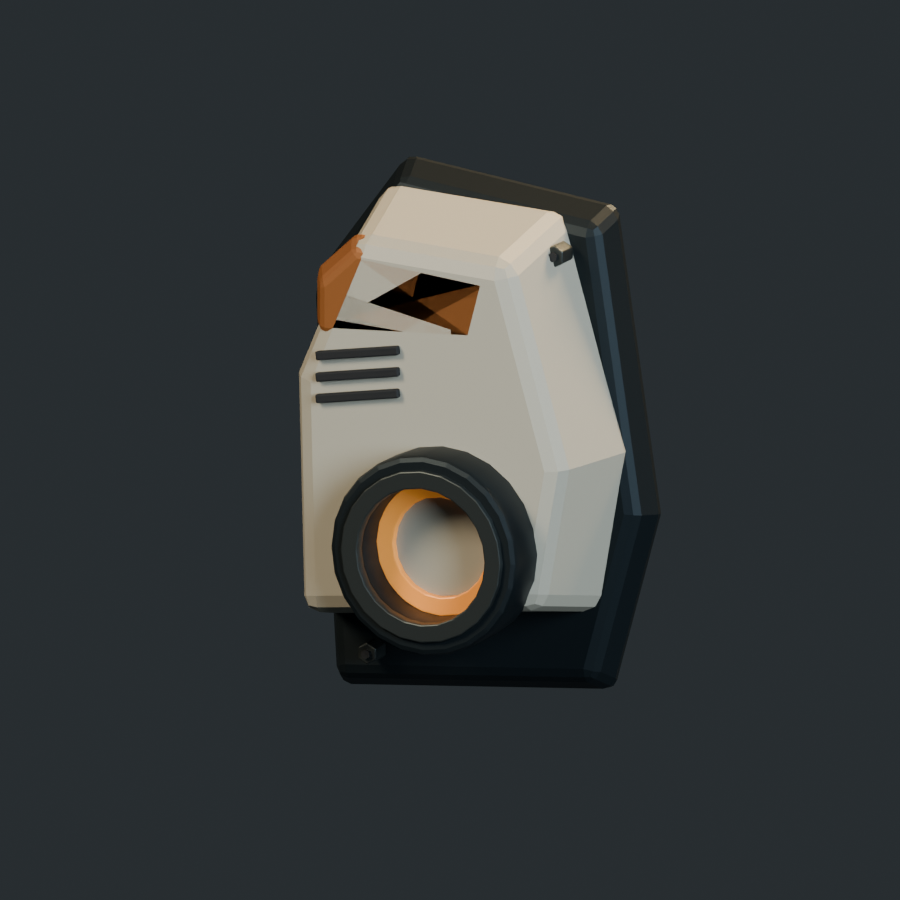
#> input picture art/modules/previews/pyro_boots.png, 900 x 900 px; its folder holds 3 pictures in this run
$ python present_module_models.py
#> lines starting #> are read from the running program, lines starting #| are printed output that depends on the picture
"""Compose an inspectable contact sheet from the authored Blender renders."""
from pathlib import Path
from PIL import Image, ImageDraw, ImageFont

ROOT = Path(__file__).resolve().parent.parent
SOURCE = ROOT / 'art' / 'modules' / 'previews'
OUTPUT = ROOT / 'captures' / 'module-quality'
OUTPUT.mkdir(parents=True, exist_ok=True)
(OUTPUT / '.gdignore').write_text('')
FONT = ROOT / 'art' / 'ui' / 'fonts' / 'RussoOne-Regular.ttf'
canvas = Image.new('RGB', (1740, 1320), '#171e22')
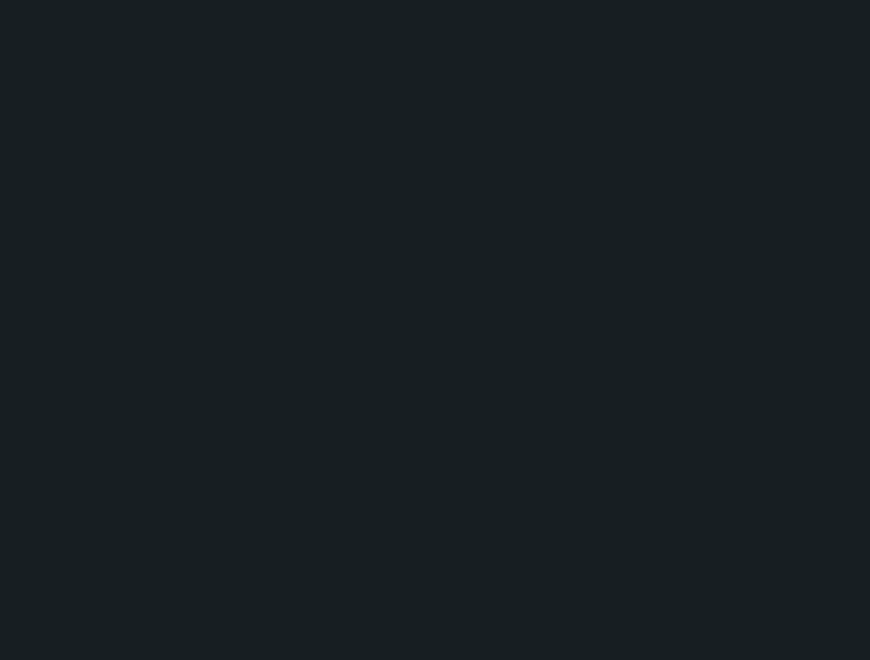
#> canvas: PIL image 1740x1320 RGB (shown at 1/2 size); mean R, G, B 23, 30, 34
draw = ImageDraw.Draw(canvas)
font = lambda size: ImageFont.truetype(str(FONT), size)
draw.text((50, 34), 'PROTOTYPE 0  /  MODULES', font=font(38), fill='#ece5d3')
draw.text((51, 87), 'Cinq modeles 3D - apercus des sources Blender', font=font(18), fill='#a5afb2')
draw.line((50, 127, 1690, 127), fill='#a67838', width=2)
models = [
    ('pyro_boots', 'PYRO BOOTS', 'Turbine, tuyere creuse et protection thermique'),
    ('bio_injector', 'BIO INJECTOR', 'Cartouches bridees, graduations et conduites'),
    ('rocket_basket', 'PANIER ROQUETTES', 'Six tubes ouverts et cassette blindee'),
    ('magnetic_field', 'CHAMP MAGNETIQUE', 'Bobines de cuivre et isolateur ceramique'),
    ('auxiliary_reactor', 'REACTEUR AUXILIAIRE', 'Cuve cyan, radiateurs et grille de protection'),
]
for index, (identifier, title, subtitle) in enumerate(models):
    row, col = divmod(index, 3)
    x = 50 + col * 565 + (282 if row == 1 else 0)
    y = 153 + row * 567
    picture = Image.open(SOURCE / (identifier + '.png')).convert('RGB').resize((500, 500), Image.Resampling.LANCZOS)
    canvas.paste(picture, (x+15, y))
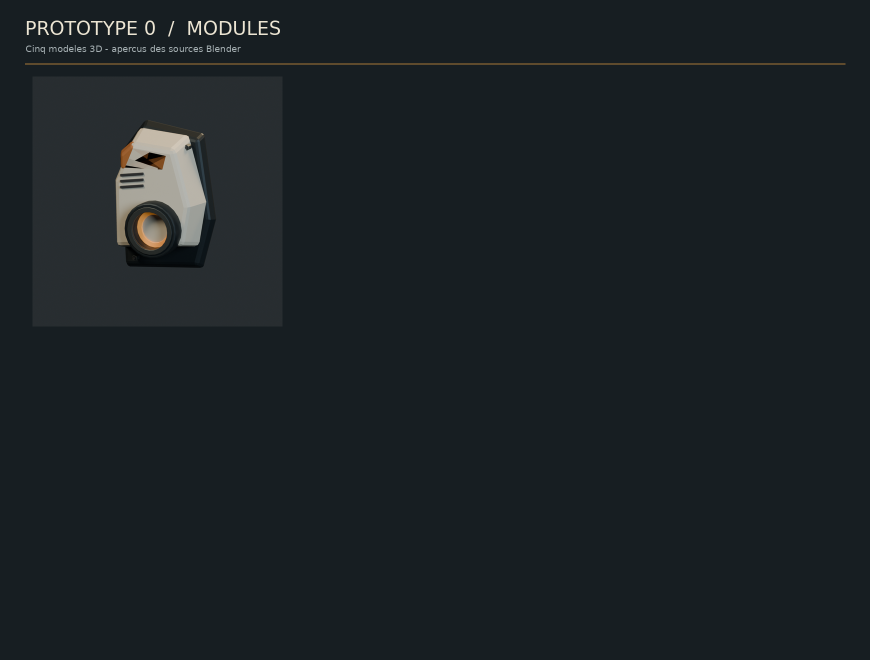
#> canvas: PIL image 1740x1320 RGB (shown at 1/2 size); mean R, G, B 27, 33.6, 37.1
#> (the run stopped early here; a loop or call above may not have finished)
